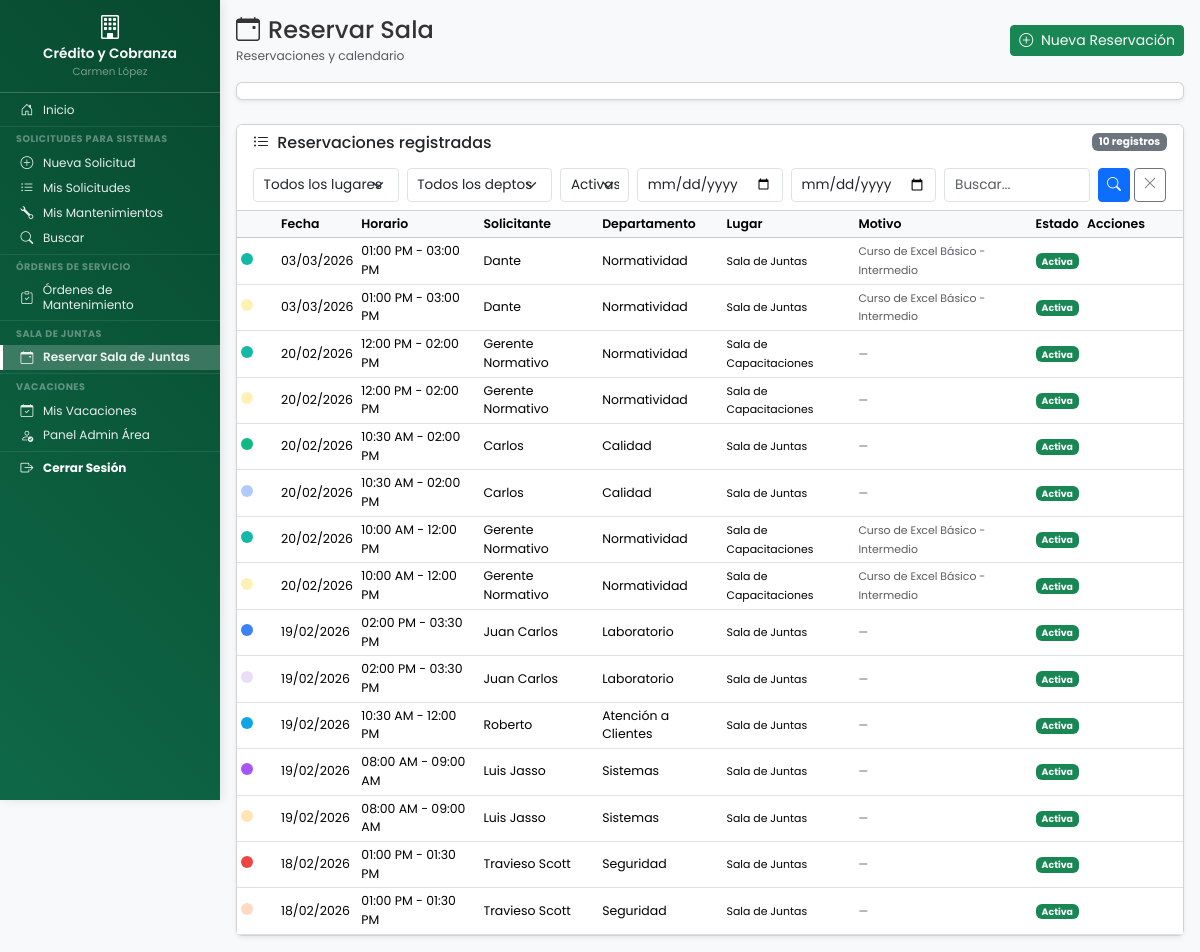
Screenshot of /dashboard/reservaciones/reservaciones_sala.php (signed in) with the database file from the repository.
### tables this page shows
CREATE TABLE `reservaciones_sala` (
  `id` int(11) NOT NULL,
  `solicitante_nombre` varchar(200) NOT NULL COMMENT 'Nombre del solicitante',
  `departamento` varchar(100) NOT NULL COMMENT 'Departamento del solicitante',
  `departamento_id` int(11) DEFAULT NULL COMMENT 'FK a tabla departamentos',
  `lugar` enum('sala_juntas','sala_capacitaciones') NOT NULL DEFAULT 'sala_juntas',
  `motivo` varchar(255) DEFAULT NULL,
  `usuario_id` int(11) NOT NULL COMMENT 'FK al usuario que creó la reservación',
  `fecha_reservacion` date NOT NULL COMMENT 'Fecha de la reservación',
  `hora_inicio` time NOT NULL COMMENT 'Hora de inicio (formato 24h: HH:MM:SS)',
  `hora_fin` time NOT NULL COMMENT 'Hora de término (formato 24h: HH:MM:SS)',
  `estado` enum('activa','cancelada') NOT NULL DEFAULT 'activa' COMMENT 'Estado de la reservación',
  `cancelado_por` int(11) DEFAULT NULL COMMENT 'ID del usuario que canceló',
  `motivo_cancelacion` text DEFAULT NULL COMMENT 'Razón de la cancelación',
  `fecha_cancelacion` datetime DEFAULT NULL COMMENT 'Cuándo se canceló',
  `fecha_creacion` datetime NOT NULL DEFAULT current_timestamp(),
  `fecha_actualizacion` datetime NOT NULL DEFAULT current_timestamp() ON UPDATE current_timestamp()
);

CREATE TABLE `departamentos` (
  `id` int(11) NOT NULL,
  `codigo` varchar(50) NOT NULL COMMENT 'Código único (ej: mantenimiento, sistemas)',
  `nombre` varchar(100) NOT NULL COMMENT 'Nombre completo para mostrar',
  `activo` tinyint(1) DEFAULT 1,
  `departamento_padre_id` int(11) DEFAULT NULL COMMENT 'ID del departamento padre (NULL = departamento principal)',
  `fecha_creacion` timestamp NOT NULL DEFAULT current_timestamp()
);

### includes/functions.php (called while the page is built, shortened)
<?php
function es_usuario_colaborativo() {
    return isset($_SESSION['es_colaborativo']) && $_SESSION['es_colaborativo'] === true;
}
function es_usuario_gth() {
    $depto = $_SESSION['departamento_codigo'] ?? strtolower(trim($_SESSION['departamento'] ?? ''));
    return in_array($depto, ['gestion_talento', 'contabilidad']);
}
?>

### includes/reservaciones/reservaciones_funciones.php (called while the page is built, shortened)
<?php
function obtener_nombre_lugar($codigo) {
    $lugares = [
        'sala_juntas'         => 'Sala de Juntas',
        'sala_capacitaciones' => 'Sala de Capacitaciones'
    ];
    return $lugares[$codigo] ?? $codigo;
}
function obtener_reservaciones_lista($filtros = []) {
    $pdo = conectarDB();
    $where = ["1=1"];
    $params = [];
    if (!empty($filtros['estado'])) {
        $where[] = "r.estado = :estado";
        $params[':estado'] = $filtros['estado'];
    } else {
        $where[] = "r.estado = 'activa'";
    }
    $where_sql = implode(' AND ', $where);
    $pagina = max(1, (int)($filtros['pagina'] ?? 1));
    $por_pagina = (int)($filtros['por_pagina'] ?? 15);
    $offset = ($pagina - 1) * $por_pagina;
    $stmt_count = $pdo->prepare("SELECT COUNT(*) as total FROM reservaciones_sala r WHERE {$where_sql}");
    $stmt_count->execute($params);
    $total = $stmt_count->fetch(PDO::FETCH_ASSOC)['total'];
    $stmt = $pdo->prepare("
        SELECT r.*, d.nombre AS departamento_nombre,
               COALESCE(c.color_hex, '#95A5A6') AS color_hex,
               COALESCE(c.color_texto, '#FFFFFF') AS color_texto
        FROM reservaciones_sala r
        LEFT JOIN departamentos d ON r.departamento_id = d.id
        LEFT JOIN colores_departamento c ON r.departamento_id = c.departamento_id
        WHERE {$where_sql}
        ORDER BY r.fecha_reservacion DESC, r.hora_inicio DESC
        LIMIT {$por_pagina} OFFSET {$offset}
    ");
    $stmt->execute($params);
    return [
        'reservaciones' => $stmt->fetchAll(PDO::FETCH_ASSOC),
        'total' => $total, 'pagina' => $pagina,
        'por_pagina' => $por_pagina,
        'total_paginas' => ceil($total / $por_pagina)
    ];
}
function formatear_hora_12h($hora_24h) {
    return date('h:i A', strtotime($hora_24h));
}

### dashboard/reservaciones/reservaciones_sala.php (the view, shortened to what this page needs)
<?php
require_once __DIR__ . '/../../includes/functions.php';
require_once __DIR__ . '/../../includes/reservaciones/reservaciones_funciones.php';
$filtros = [
    'estado' => $_GET['estado'] ?? 'activa',
    'departamento_id' => $_GET['departamento_id'] ?? '',
    'lugar' => $_GET['lugar'] ?? '',
    'fecha_desde' => $_GET['fecha_desde'] ?? '',
    'fecha_hasta' => $_GET['fecha_hasta'] ?? '',
    'busqueda' => $_GET['busqueda'] ?? '',
    'pagina' => $_GET['pagina'] ?? 1,
    'por_pagina' => 15
];
$resultado = obtener_reservaciones_lista($filtros);
$reservaciones = $resultado['reservaciones'];
$total_registros = $resultado['total'];
?>
<!DOCTYPE html>
<html lang="es">
<head>
    <link href="https://cdn.jsdelivr.net/npm/bootstrap@5.3.2/dist/css/bootstrap.min.css" rel="stylesheet">
    <link rel="stylesheet" href="https://cdn.jsdelivr.net/npm/bootstrap-icons@1.11.1/font/bootstrap-icons.css">
    <link rel="stylesheet" href="<?php echo URL_BASE; ?>assets/css/dashboard.css">
    <link rel="stylesheet" href="<?php echo URL_BASE; ?>assets/css/base/variables.css">
    <link rel="stylesheet" href="<?php echo URL_BASE; ?>assets/css/components/sidebar.css">
    <link rel="stylesheet" href="<?php echo URL_BASE; ?>assets/css/components/hamburger.css">
    <link rel="stylesheet" href="<?php echo URL_BASE; ?>assets/css/layouts/dashboard-layout.css">
    <link rel="stylesheet" href="<?php echo URL_BASE; ?>assets/css/utilities/responsive.css">
    <link href="https://cdn.jsdelivr.net/npm/fullcalendar@6.1.15/index.global.min.css" rel="stylesheet">
    <link rel="stylesheet" href="<?php echo URL_BASE; ?>assets/css/reservaciones.css">
</head>
<body>
    <div class="dashboard-container">
        <?php
        $depto = strtolower(trim($_SESSION['departamento'] ?? ''));
        if ($depto === 'sistemas') { include __DIR__ . '/../../includes/sidebar/sidebar_ti.php'; }
        elseif ($depto === 'mantenimiento') { include __DIR__ . '/../../includes/sidebar/sidebar_mantenimiento.php'; }
        elseif (function_exists('es_usuario_gth') && es_usuario_gth()) { include __DIR__ . '/../../includes/sidebar/sidebar_gth.php'; }
        elseif (function_exists('es_usuario_colaborativo') && es_usuario_colaborativo()) { include __DIR__ . '/../../includes/sidebar/sidebar_colaborativo.php'; }
        else { include __DIR__ . '/../../includes/sidebar/sidebar_normal.php'; }
        ?>
        <main class="main-content">
            <div class="container-fluid p-3">
                <div class="d-flex justify-content-between align-items-center mb-3">
                    <div>
                        <h4 class="mb-0"><i class="bi bi-calendar-event me-2"></i>Reservar Sala</h4>
                        <small class="text-muted">Reservaciones y calendario</small>
                    </div>
                    <a href="<?php echo URL_BASE; ?>dashboard/reservaciones/nueva_reservacion.php" class="btn btn-success btn-sm">
                        <i class="bi bi-plus-circle me-1"></i> Nueva Reservación
                    </a>
                </div>
                <div class="card mb-4 shadow-sm">
                    <div class="card-body p-2">
                    </div>
                </div>
                <div class="card shadow-sm">
                    <div class="card-header bg-white py-2">
                        <div class="d-flex justify-content-between align-items-center flex-wrap gap-2">
                            <h6 class="mb-0"><i class="bi bi-list-ul me-1"></i> Reservaciones registradas</h6>
                            <span class="badge bg-secondary"><?php echo $total_registros; ?> registros</span>
                        </div>
                        <form method="GET" class="row g-2 mt-2">
                            <div class="col-md-2">
                                <select name="lugar" class="form-select form-select-sm">
                                    <option value="">Todos los lugares</option>
                                </select>
                            </div>
                            <div class="col-md-2">
                                <select name="departamento_id" class="form-select form-select-sm">
                                    <option value="">Todos los deptos</option>
                                </select>
                            </div>
                            <div class="col-md-1">
                                <select name="estado" class="form-select form-select-sm">
                                    <option value="activa" <?php echo $filtros['estado'] === 'activa' ? 'selected' : ''; ?>>Activas</option>
                                </select>
                            </div>
                            <div class="col-md-2"><input type="date" name="fecha_desde" class="form-control form-control-sm" value="<?php echo $filtros['fecha_desde']; ?>"></div>
                            <div class="col-md-2"><input type="date" name="fecha_hasta" class="form-control form-control-sm" value="<?php echo $filtros['fecha_hasta']; ?>"></div>
                            <div class="col-md-2"><input type="text" name="busqueda" class="form-control form-control-sm" value="<?php echo htmlspecialchars($filtros['busqueda']); ?>" placeholder="Buscar..."></div>
                            <div class="col-md-1 d-flex gap-1">
                                <button type="submit" class="btn btn-primary btn-sm"><i class="bi bi-search"></i></button>
                                <a href="<?php echo URL_BASE; ?>dashboard/reservaciones/reservaciones_sala.php" class="btn btn-outline-secondary btn-sm"><i class="bi bi-x-lg"></i></a>
                            </div>
                        </form>
                    </div>
                    <div class="card-body p-0">
                        <div class="table-responsive">
                            <table class="table table-hover table-sm mb-0">
                                <thead class="table-light">
                                    <tr>
                                        <th style="width:40px"></th>
                                        <th>Fecha</th>
                                        <th>Horario</th>
                                        <th>Solicitante</th>
                                        <th>Departamento</th>
                                        <th>Lugar</th>
                                        <th>Motivo</th>
                                        <th>Estado</th>
                                        <th style="width:100px">Acciones</th>
                                    </tr>
                                </thead>
                                <tbody>
                                    <?php if (empty($reservaciones)): ?>
                                    <tr><td colspan="9" class="text-center text-muted py-4"><i class="bi bi-calendar-x fs-3 d-block mb-2"></i>No hay reservaciones</td></tr>
                                    <?php else: ?>
                                    <?php foreach ($reservaciones as $r): ?>
                                    <tr>
                                        <td><span class="d-inline-block rounded-circle" style="width:12px;height:12px;background-color:<?php echo $r['color_hex']; ?>"></span></td>
                                        <td><?php echo date('d/m/Y', strtotime($r['fecha_reservacion'])); ?></td>
                                        <td><?php echo formatear_hora_12h($r['hora_inicio']); ?> - <?php echo formatear_hora_12h($r['hora_fin']); ?></td>
                                        <td><?php echo htmlspecialchars($r['solicitante_nombre']); ?></td>
                                        <td><?php echo htmlspecialchars($r['departamento_nombre'] ?? ucfirst($r['departamento'])); ?></td>
                                        <td><small><?php echo obtener_nombre_lugar($r['lugar'] ?? 'sala_juntas'); ?></small></td>
                                        <td><small class="text-muted"><?php echo htmlspecialchars($r['motivo'] ?? '—'); ?></small></td>
                                        <td>
                                            <?php if ($r['estado'] === 'activa'): ?><span class="badge bg-success">Activa</span>
                                            <?php else: ?><span class="badge bg-danger">Cancelada</span><?php endif; ?>
                                        </td>
                                        <td>
                                        </td>
                                    </tr>
                                    <?php endforeach; ?>
                                    <?php endif; ?>
                                </tbody>
                            </table>
                        </div>
                    </div>
                </div>
            </div>
        </main>
    </div>
</body>
</html>

### assets/css/dashboard.css (style rules this page uses)
:root { --primary-color: #4158d0; --secondary-color: #c850c0; --gradient: linear-gradient(-135deg, #07492E, #0E6847); --gradient-hover: linear-gradient(-135deg, #1B3321, #04CF85); --sidebar-width: 220px; --navbar-height: 50px; }
body { font-family: 'Poppins', 'Segoe UI', Tahoma, Geneva, Verdana, sans-serif; background-color: #f8f9fa; overflow-x: hidden; font-size: 0.875rem; }
.dashboard-container { display: flex; min-height: 100vh; }
.main-content { margin-left: var(--sidebar-width); width: calc(100% - var(--sidebar-width)); min-height: 100vh; transition: all 0.3s ease; }
.form-control, .form-select { font-size: 0.85rem; padding: 0.35rem 0.6rem; }

### assets/css/base/variables.css (style rules this page uses)
:root { --color-primary: #4158d0; --color-secondary: #c850c0; --color-success: #198754; --color-warning: #ffc107; --color-danger: #dc3545; --color-info: #0dcaf0; --color-brand-dark: #07492E; --color-brand-light: #0E6847; --color-brand-hover-dark: #1B3321; --color-brand-hover-light: #04CF85; --gradient-primary: linear-gradient(-135deg, #07492E, #0E6847); --gradient-primary-hover: linear-gradient(-135deg, #1B3321, #04CF85); --gradient-purple: linear-gradient(135deg, #667eea 0%, #764ba2 100%); --gradient-green: linear-gradient(135deg, #2ecc71 0%, #27ae60 100%); --bg-body: #f8f9fa; --bg-card: #ffffff; --bg-sidebar: var(--gradient-primary); --bg-overlay: rgba(0, 0, 0, 0.5); --text-primary: #333333; --text-secondary: #6c757d; --text-muted: #adb5bd; --text-white: #ffffff; --text-dark: #212529; --border-color: #dee2e6; --border-color-light: #e9ecef; --border-radius-sm: 4px; --border-radius: 8px; --border-radius-lg: 10px; --border-radius-xl: 15px; --border-radius-pill: 50px; --shadow-sm: 0 1px 2px rgba(0, 0, 0, 0.08); --shadow: 0 2px 4px rgba(0, 0, 0, 0.1); --shadow-md: 0 4px 8px rgba(0, 0, 0, 0.12); --shadow-lg: 0 8px 16px rgba(0, 0, 0, 0.15); --shadow-sidebar: 2px 0 10px rgba(0, 0, 0, 0.1); --sidebar-width: 220px; --sidebar-width-collapsed: 0px; --navbar-height: 50px; --transition-fast: 0.15s ease; --transition-normal: 0.3s ease; --transition-slow: 0.5s ease; --z-dropdown: 100; --z-sticky: 500; --z-sidebar: 1000; --z-overlay: 1040; --z-modal: 1050; --z-hamburger: 1060; --z-toast: 1100; --font-family: 'Poppins', 'Segoe UI', Tahoma, Geneva, Verdana, sans-serif; --font-size-xs: 0.65rem; --font-size-sm: 0.75rem; --font-size-base: 0.875rem; --font-size-md: 0.85rem; --font-size-lg: 1rem; --font-size-xl: 1.25rem; --font-size-2xl: 1.5rem; --spacing-xs: 0.25rem; --spacing-sm: 0.5rem; --spacing-md: 1rem; --spacing-lg: 1.5rem; --spacing-xl: 2rem; }

### assets/css/layouts/dashboard-layout.css (style rules this page uses)
body { font-family: var(--font-family); background-color: var(--bg-body); overflow-x: hidden; font-size: var(--font-size-base); color: var(--text-primary); line-height: 1.5; }
.dashboard-container { display: flex; min-height: 100vh; width: 100%; }
.main-content { margin-left: var(--sidebar-width); width: calc(100% - var(--sidebar-width)); min-height: 100vh; transition: margin-left var(--transition-normal), width var(--transition-normal); background-color: var(--bg-body); }

### assets/css/reservaciones.css (style rules this page uses)
.table th { font-size: 0.78rem; font-weight: 600; white-space: nowrap; }
.table td { font-size: 0.78rem; vertical-align: middle; }

### rows the page displays
reservaciones_sala: fecha_reservacion "03/03/2026", hora_inicio "01:00 PM", hora_fin "03:00 PM", solicitante_nombre "Dante", departamento.nombre "Normatividad", lugar "Sala de Juntas", motivo "Curso de Excel Básico - Intermedio", estado "Activa"
reservaciones_sala: fecha_reservacion "20/02/2026", hora_inicio "12:00 PM", hora_fin "02:00 PM", solicitante_nombre "Gerente Normativo", departamento.nombre "Normatividad", lugar "Sala de Capacitaciones", motivo "—", estado "Activa"
reservaciones_sala: fecha_reservacion "20/02/2026", hora_inicio "10:30 AM", hora_fin "02:00 PM", solicitante_nombre "Carlos", departamento.nombre "Calidad", lugar "Sala de Juntas", motivo "—", estado "Activa"
reservaciones_sala: fecha_reservacion "20/02/2026", hora_inicio "10:00 AM", hora_fin "12:00 PM", solicitante_nombre "Gerente Normativo", departamento.nombre "Normatividad", lugar "Sala de Capacitaciones", motivo "Curso de Excel Básico - Intermedio", estado "Activa"
reservaciones_sala: fecha_reservacion "19/02/2026", hora_inicio "02:00 PM", hora_fin "03:30 PM", solicitante_nombre "Juan Carlos", departamento.nombre "Laboratorio", lugar "Sala de Juntas", motivo "—", estado "Activa"
reservaciones_sala: fecha_reservacion "19/02/2026", hora_inicio "10:30 AM", hora_fin "12:00 PM", solicitante_nombre "Roberto", departamento.nombre "Atención a Clientes", lugar "Sala de Juntas", motivo "—", estado "Activa"
reservaciones_sala: fecha_reservacion "19/02/2026", hora_inicio "08:00 AM", hora_fin "09:00 AM", solicitante_nombre "Luis Jasso", departamento.nombre "Sistemas", lugar "Sala de Juntas", motivo "—", estado "Activa"
reservaciones_sala: fecha_reservacion "18/02/2026", hora_inicio "01:00 PM", hora_fin "01:30 PM", solicitante_nombre "Travieso Scott", departamento.nombre "Seguridad", lugar "Sala de Juntas", motivo "—", estado "Activa"

### other values shown
$_SESSION['departamento_nombre'] "Crédito y Cobranza"
$_SESSION['nombre_completo'] "Carmen López"
$total_registros "10"
